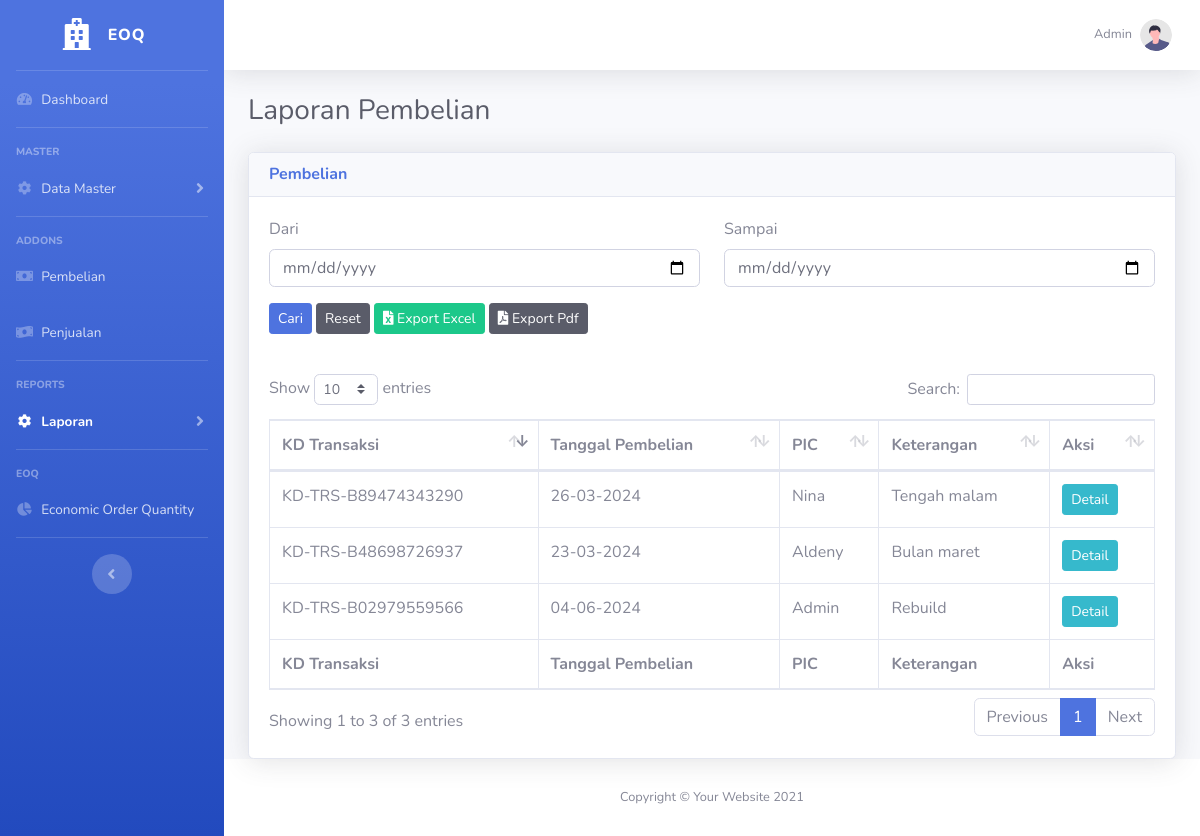
Screenshot of /pages/laporan/laporan_pembelian.php (signed in) with the database file from the repository.
### tables this page shows
CREATE TABLE `transaksi_pembelian` (
  `id` int(11) NOT NULL,
  `produk_id` int(11) NOT NULL,
  `user_id` int(11) NOT NULL,
  `satuan_id` int(11) NOT NULL,
  `harga` int(11) NOT NULL,
  `stock_in` int(11) NOT NULL,
  `sup_id` int(11) NOT NULL,
  `keterangan` text DEFAULT NULL,
  `kode_transaksi` varchar(100) NOT NULL,
  `total_harga` int(11) NOT NULL,
  `tanggal` date NOT NULL
);

CREATE TABLE `user` (
  `id` int(10) NOT NULL,
  `nama` varchar(100) NOT NULL,
  `username` varchar(100) NOT NULL,
  `password` varchar(100) NOT NULL,
  `role_id` int(10) NOT NULL
);

### pages/laporan/laporan_pembelian.php (the view, shortened to what this page needs)
<!DOCTYPE html>
<html lang="en">
<head>
    <link href="../../vendor/fontawesome-free/css/all.min.css" rel="stylesheet" type="text/css">
    <link rel="stylesheet" href="../../css/sweetalert2.min.css">
    <link href="../../css/sb-admin-2.min.css" rel="stylesheet">
    <link href="../../vendor/datatables/dataTables.bootstrap4.min.css" rel="stylesheet" />
</head>
<body id="page-top">
    <div id="wrapper">
        <ul class="navbar-nav bg-gradient-primary sidebar sidebar-dark accordion" id="accordionSidebar">
            <a class="sidebar-brand d-flex align-items-center justify-content-center"
                <?php if ($_SESSION['role'] == 1) { ?> href="../apoteker/dashboard.php" <?php } else { ?>
                href="../admin/dashboard.php" <?php } ?>>
                <div class="sidebar-brand-icon">
                    <i class="fas fa-hospital"></i>
                </div>
                <div class="sidebar-brand-text mx-3">EOQ</div>
            </a>
            <hr class="sidebar-divider my-0">
            <li class="nav-item">
                <a class="nav-link" <?php if ($_SESSION['role'] == 1) { ?> href="../apoteker/dashboard.php"
                    <?php } else { ?> href="../admin/dashboard.php" <?php } ?>>
                    <i class="fas fa-fw fa-tachometer-alt"></i>
                    <span>Dashboard</span></a>
            </li>
            <?php if ($_SESSION['role'] == 2) { ?>
            <hr class="sidebar-divider">
            <div class="sidebar-heading">
                Master
            </div>
            <li class="nav-item">
                <a class="nav-link collapsed" href="#" data-toggle="collapse" data-target="#collapseTwo"
                    aria-expanded="true" aria-controls="collapseTwo">
                    <i class="fas fa-fw fa-cog"></i>
                    <span>Data Master</span>
                </a>
            </li>
            <hr class="sidebar-divider">
            <div class="sidebar-heading">
                Addons
            </div>
            <li class="nav-item">
                <a class="nav-link" href="../pembelian/index.php">
                    <i class="fas fa-fw fa-money-bill"></i>
                    <span>Pembelian</span></a>
            </li>
            <li class="nav-item">
                <a class="nav-link" href="../penjualan/index.php">
                    <i class="fas fa-fw fa-money-bill-wave"></i>
                    <span>Penjualan</span></a>
            </li>
            <?php } ?>
            <hr class="sidebar-divider">
            <div class="sidebar-heading">
                Reports
            </div>
            <li class="nav-item active">
                <a class="nav-link collapsed" href="#" data-toggle="collapse" data-target="#report" aria-expanded="true"
                    aria-controls="report">
                    <i class="fas fa-fw fa-cog"></i>
                    <span>Laporan</span>
                </a>
            </li>
            <hr class="sidebar-divider">
            <?php if ($_SESSION['role'] == 2) { ?>
            <div class="sidebar-heading">
                EOQ
            </div>
            <li class="nav-item">
                <a class="nav-link" href="../eoq/index.php">
                    <i class="fas fa-fw fa-chart-pie"></i>
                    <span>Economic Order Quantity</span></a>
            </li>
            <hr class="sidebar-divider d-none d-md-block">
            <?php } ?>
            <div class="text-center d-none d-md-inline">
                <button class="rounded-circle border-0" id="sidebarToggle"></button>
            </div>
        </ul>
        <div id="content-wrapper" class="d-flex flex-column">
            <div id="content">
                <nav class="navbar navbar-expand navbar-light bg-white topbar mb-4 static-top shadow">
                    <ul class="navbar-nav ml-auto">
                        <li class="nav-item dropdown no-arrow">
                            <a class="nav-link dropdown-toggle" href="#" id="userDropdown" role="button"
                                data-toggle="dropdown" aria-haspopup="true" aria-expanded="false">
                                <span
                                    class="mr-2 d-none d-lg-inline text-gray-600 small text-capitalize"><?= $_SESSION['username']; ?></span>
                                <img class="img-profile rounded-circle" src="../../img/undraw_profile.svg">
                            </a>
                        </li>
                    </ul>
                </nav>
                <div class="container-fluid">
                    <div class="d-sm-flex align-items-center justify-content-between mb-4">
                        <h1 class="h3 mb-0 text-gray-800">Laporan Pembelian</h1>
                    </div>
                    <div class="card shadow">
                        <div class="card-header d-flex align-items-center justify-content-between">
                            <h6 class="m-0 font-weight-bold text-primary">Pembelian</h6>
                        </div>
                        <?php
                            include '../../config/koneksi.php';
                            if (isset($_GET['dari']) && isset($_GET['sampai'])) {
                                $dari = $_GET['dari'];
                                $sampai = $_GET['sampai'];
                                $query = mysqli_query($conn,
                                "SELECT tp.id, tp.kode_transaksi, tp.tanggal, u.nama, tp.keterangan
                                FROM transaksi_pembelian AS tp
                                INNER JOIN produk AS p ON tp.produk_id = p.id
                                INNER JOIN user AS u ON tp.user_id = u.id
                                INNER JOIN satuan AS s ON tp.satuan_id = s.id
                                INNER JOIN supplier AS sup ON tp.sup_id = sup.id
                                WHERE tp.tanggal BETWEEN '$dari' AND '$sampai'
                                GROUP BY tp.kode_transaksi
                                ORDER BY tp.tanggal DESC");
                            } else {
                                $query = mysqli_query($conn,
                                "SELECT tp.id, tp.kode_transaksi, tp.tanggal, u.nama, tp.keterangan
                                FROM transaksi_pembelian AS tp
                                INNER JOIN produk AS p ON tp.produk_id = p.id
                                INNER JOIN user AS u ON tp.user_id = u.id
                                INNER JOIN satuan AS s ON tp.satuan_id = s.id
                                INNER JOIN supplier AS sup ON tp.sup_id = sup.id
                                GROUP BY tp.kode_transaksi
                                ORDER BY tp.tanggal DESC");
                            }
                        ?>
                        <div class="card-body">
                            <form action="" method="GET">
                                <div class="row">
                                    <div class="col">
                                        <div class="mb-3">
                                            <label for="dari" class="form-label">Dari</label>
                                            <input type="date" class="form-control" id="dari" name="dari">
                                        </div>
                                    </div>
                                    <div class="col">
                                        <div class="mb-3">
                                            <label for="sampai" class="form-label">Sampai</label>
                                            <input type="date" class="form-control" id="sampai" name="sampai">
                                        </div>
                                    </div>
                                </div>
                                <button type="submit" class="btn btn-sm btn-primary mb-4">Cari</button>
                                <a href="laporan_pembelian.php" class="btn btn-sm btn-dark text-white mb-4">Reset</a>
                                <a href="../reports/export-pembelian-excel.php?dari=<?= $dari ?>&sampai=<?= $sampai ?>"
                                    class="btn btn-sm btn-success text-white mb-4"><i class="fas fa-file-excel"></i>
                                    Export Excel</a>
                                <a href="../reports/export-pembelian-pdf.php?dari=<?= $dari ?>&sampai=<?= $sampai ?>"
                                    class="btn btn-sm btn-dark text-white mb-4" target="_blank"><i
                                        class="fas fa-file-pdf"></i>
                                    Export Pdf</a>
                            </form>
                            <div class="mt-3">
                                <table id="tbl_pembelian" class="table table-bordered table-hover" style="width: 100%;">
                                    <thead>
                                        <tr>
                                            <th>KD Transaksi</th>
                                            <th>Tanggal Pembelian</th>
                                            <th>PIC</th>
                                            <th>Keterangan</th>
                                            <th>Aksi</th>
                                        </tr>
                                    </thead>
                                    <tbody>
                                        <?php
                                        while ($data = mysqli_fetch_array($query)) {
                                            ?>
                                        <tr>
                                            <td><?= $data['kode_transaksi'] ?></td>
                                            <td><?= date('d-m-Y', strtotime($data['tanggal'])) ?></td>
                                            <td><?= $data['nama'] ?></td>
                                            <td><?= $data['keterangan'] ?></td>
                                            <td><a class="btn btn-info btn-sm" id="btn-detail"
                                                    data-kode="<?= $data['kode_transaksi'] ?>">Detail</a></td>
                                        </tr>
                                        <?php
                                        }
                                        ?>
                                    </tbody>
                                    <tfoot>
                                        <tr>
                                            <th>KD Transaksi</th>
                                            <th>Tanggal Pembelian</th>
                                            <th>PIC</th>
                                            <th>Keterangan</th>
                                            <th>Aksi</th>
                                        </tr>
                                    </tfoot>
                                </table>
                            </div>
                        </div>
                    </div>
                </div>
            </div>
            <footer class="sticky-footer bg-white">
                <div class="container my-auto">
                    <div class="copyright text-center my-auto">
                        <span>Copyright &copy; Your Website 2021</span>
                    </div>
                </div>
            </footer>
        </div>
    </div>
</body>
</html>

### rows the page displays
transaksi_pembelian: kode_transaksi "KD-TRS-B02979559566", tanggal "04-06-2024", user.nama "Admin", keterangan "Rebuild"
transaksi_pembelian: kode_transaksi "KD-TRS-B89474343290", tanggal "26-03-2024", user.nama "Nina", keterangan "Tengah malam"
transaksi_pembelian: kode_transaksi "KD-TRS-B48698726937", tanggal "23-03-2024", user.nama "Aldeny", keterangan "Bulan maret"

### other values shown
$_SESSION['username'] "Admin"
